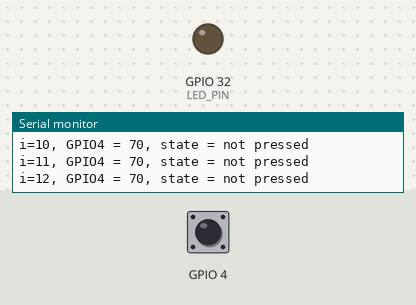
The sketch below on a simulated ESP32. Parts: output pins drawn as LEDs (lit = HIGH), the last lines printed to the serial monitor. Inputs (shaded band) come from the test bench; at power-on: GPIO 4 HIGH.

Above: at 1.2 s.
1.3 s: GPIO 4 pulled LOW for 0.15 s
At 1.4 s:
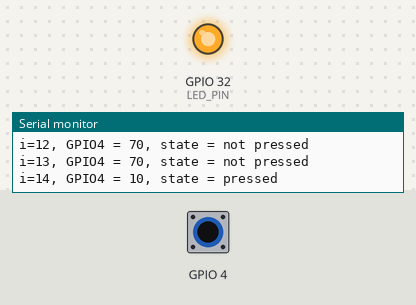
3.0 s: GPIO 4 pulled LOW for 3.2 s
At 7.5 s:
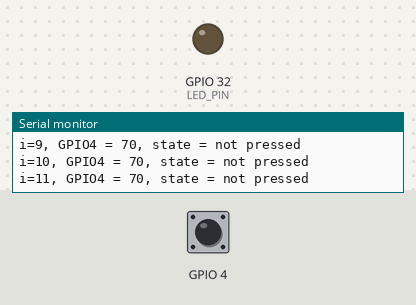
Timing chart, 0 to 9.0 s (numbered marks = the images above; inputs shaded):
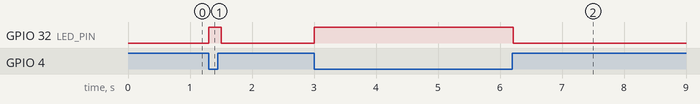

The sketch:

integrated_touch_sensor_ESP32.ino
```cpp
/*--------------------------------------------------------------------
/   Touch sensor with Auto Calibration
/ --------------------------------------------------------------------
/   Schematic
/   Use one integrated touch sensor from your ESP32. Connect a cable
/   of whatever length to the touch pin. Connect an LED to LED_PIN:
/   it will light when a press is detected.
/
/   Usage:
/   Start touching the cable (also the non exposed part) alternatively
/   It might need some time to calibrate the pressing status to get
/   to correctly detect when you press the cable.
/
/   Tweaking parameters:
/   Increase the CAL_SAMPLE if you dont need to calibrate often.
/   This will increment the time between calibrations. You might need
/   to tweak CAL_TRSHLD to allow to calibrate when only a couple of
/   short presses have been registered
/ --------------------------------------------------------------------*/

/* available pins:
/   pin     alias   status
/-------------------------------
/   GPIO04  T0      working
/   GPIO00  T1      not working
/   GPIO02  T2      not working
/   GPIO15  T3      working
/   GPIO13  T4      working
/   GPIO12  T5      not checked
/   GPIO14  T6      not checked
/   GPIO27  T7      not checked
/   GPIO33  T8      not checked
/   GPIO32  T9      not checked
*/

#include <math.h>

#define LED_PIN     32      // output LED pin

// calibration
#define CAL_SAMPLE  32      // number of samples taken before calibration
#define CAL_TRSHLD  3       // min difference required from avg to previous high and low val to allow for calibration

// calibration support variables
int cal_arr[CAL_SAMPLE] = {0};  // array holding the last CAL_SAMPLE readings
int cal_idx     = 0;            // loops from 0 to CAL_SAMPLE. After calibration starts back again
double high_val = 92;           // value corresponding to untouched (not pressed) sensor
double low_val  = 24;           // value corresponding to touched (pressed) sensor


void setup() {
  Serial.begin(115200);

  pinMode(LED_PIN, OUTPUT);
}

void loop() {
  digitalWrite(LED_PIN, read_touch_sensor(T0));

  delay(100);
}

bool read_touch_sensor(int pin) {
  int     reading = touchRead(pin); // read analog value from integrated touch sensor
  double  avg;                      // avg of the last CAL_SAMPLE samples
  double  low_avg, high_avg;        // avgs of the values below&above avg
  double  low_idx, high_idx;        // number of samples below&above avg

  // save value in buffer
  cal_arr[cal_idx] = reading;
  cal_idx++;

  // calibration procedure
  if (cal_idx >= CAL_SAMPLE) {

    // compute avg
    avg = 0;
    for (int i = 0; i < CAL_SAMPLE; i++) {
      avg += cal_arr[i];
    }
    avg /= CAL_SAMPLE;

    // calibrate if difference is enough (if both samples of pressed and unpressed are taken)
    if (fabs(avg - high_val) > CAL_TRSHLD && fabs(avg - low_val) > CAL_TRSHLD) {
      low_avg = 0; high_avg = 0;
      low_idx = 0; high_idx = 0;

      // compute avg of samples below&above avg
      for (int j = 0; j < CAL_SAMPLE; j++) {
        if (cal_arr[j] > avg) {     // above
          high_avg += cal_arr[j];
          high_idx += 1;
        } else {                    // below
          low_avg += cal_arr[j];
          low_idx += 1;
        }
      }

      // Sets the new values for analog readings of pressed and non-pressed
      high_val = high_avg/high_idx;
      low_val  = low_avg/low_idx;
      Serial.printf("Hv = %.1f, Lv = %.1f\n", high_val, low_val);
    }

    cal_idx = 0;  // loops starts back at 0
  }

  Serial.printf("i=%d, GPIO%d = %d, state = ", cal_idx, pin, reading);

  // returns T/F if the analog reading is below/above the avg between a pressed and an unpressed
  if (reading < (high_val+low_val)/2.0) {
    Serial.println("pressed");
    return true;
  } else {
    Serial.println("not pressed");
    return false;
  }
}
```

Measured:
- after the input at 1.3 s, GPIO 32 (LED_PIN): LOW → HIGH at once, → LOW 0.20 s later
- after the input at 3.0 s, GPIO 32 (LED_PIN): LOW → HIGH at once, → LOW 3.2 s later
